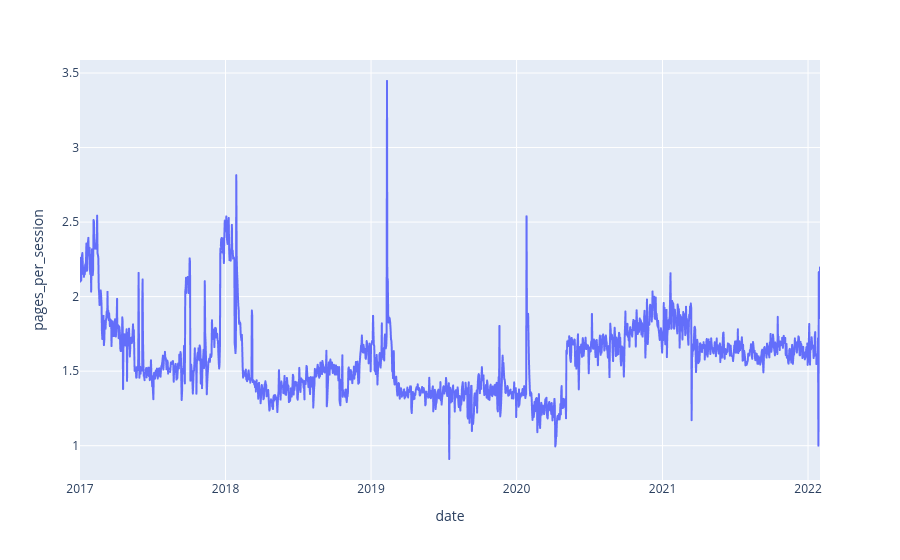

The notebook cell saved with this chart:
### Markdown cell above
### Visualizing Pages Per Session
Visualize the `pages_per_session` metric using a line chart for each site. This will produce 3 separate graphs.

### Code cell
# combined_site graph
px.line(combined_site, x = 'date', y = 'pages_per_session')

### Figure 1 — Plotly figure (JSON) as saved in the notebook; plotly's stock layout.template omitted (floating-point values rounded to 4 significant figures; data arrays with more than 128 entries replaced by an {"elided": "..."} marker saying what was removed)
{"data": [{"hovertemplate": "date=%{x}<br>pages_per_session=%{y}<extra></extra>", "legendgroup": "", "line": {"color": "#636efa", "dash": "solid"}, "marker": {"symbol": "circle"}, "mode": "lines", "name": "", "showlegend": false, "type": "scattergl", "x": {"elided": "1857 str values"}, "xaxis": "x", "y": {"elided": "1857 float values"}, "yaxis": "y"}], "layout": {"legend": {"tracegroupgap": 0}, "margin": {"t": 60}, "xaxis": {"anchor": "y", "domain": [0, 1], "title": {"text": "date"}}, "yaxis": {"anchor": "x", "domain": [0, 1], "title": {"text": "pages_per_session"}}}}
